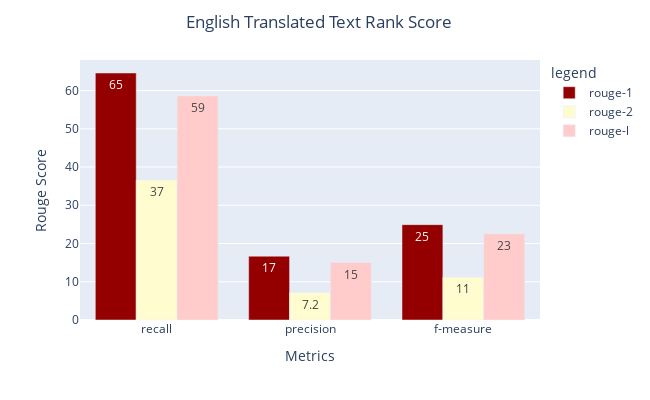

Here is the notebook cell this chart was saved with:
### Code cell
import plotly.express as px
colors = ['#940000', '#FFFDD0', '#FFCCCB']
fig = px.bar(rankRouge*100, x=rankRouge.index, y=rankRouge.columns, 
             barmode='group', 
             text_auto='.2s',
             labels={
                     "Algo": "Algorithms",
                     "value": "Rouge Score",
                     "variable": "legend",
                     'index': "Metrics"
                 },color_discrete_sequence=colors)
fig.update_layout( width=650,
                  height=400,
                title={
                  'text': "English Translated Text Rank Score",
                  'y':.96,
                  'x':0.49,
                  'xanchor': 'center',
                  'yanchor': 'top'})

fig.show()

### Figure 1 — Plotly figure (JSON) as saved in the notebook; plotly's stock layout.template omitted (floating-point values rounded to 4 significant figures)
{"data": [{"alignmentgroup": "True", "hovertemplate": "legend=rouge-1<br>Metrics=%{x}<br>Rouge Score=%{y}<extra></extra>", "legendgroup": "rouge-1", "marker": {"color": "#940000", "pattern": {"shape": ""}}, "name": "rouge-1", "offsetgroup": "rouge-1", "orientation": "v", "showlegend": true, "textposition": "auto", "texttemplate": "%{y:.2s}", "type": "bar", "x": ["recall", "precision", "f-measure"], "xaxis": "x", "y": [64.59, 16.69, 24.94], "yaxis": "y"}, {"alignmentgroup": "True", "hovertemplate": "legend=rouge-2<br>Metrics=%{x}<br>Rouge Score=%{y}<extra></extra>", "legendgroup": "rouge-2", "marker": {"color": "#FFFDD0", "pattern": {"shape": ""}}, "name": "rouge-2", "offsetgroup": "rouge-2", "orientation": "v", "showlegend": true, "textposition": "auto", "texttemplate": "%{y:.2s}", "type": "bar", "x": ["recall", "precision", "f-measure"], "xaxis": "x", "y": [36.59, 7.161, 11.17], "yaxis": "y"}, {"alignmentgroup": "True", "hovertemplate": "legend=rouge-l<br>Metrics=%{x}<br>Rouge Score=%{y}<extra></extra>", "legendgroup": "rouge-l", "marker": {"color": "#FFCCCB", "pattern": {"shape": ""}}, "name": "rouge-l", "offsetgroup": "rouge-l", "orientation": "v", "showlegend": true, "textposition": "auto", "texttemplate": "%{y:.2s}", "type": "bar", "x": ["recall", "precision", "f-measure"], "xaxis": "x", "y": [58.6, 15.02, 22.52], "yaxis": "y"}], "layout": {"barmode": "group", "height": 400, "legend": {"title": {"text": "legend"}, "tracegroupgap": 0}, "margin": {"t": 60}, "title": {"text": "English Translated Text Rank Score", "x": 0.49, "xanchor": "center", "y": 0.96, "yanchor": "top"}, "width": 650, "xaxis": {"anchor": "y", "domain": [0, 1], "title": {"text": "Metrics"}}, "yaxis": {"anchor": "x", "domain": [0, 1], "title": {"text": "Rouge Score"}}}}
